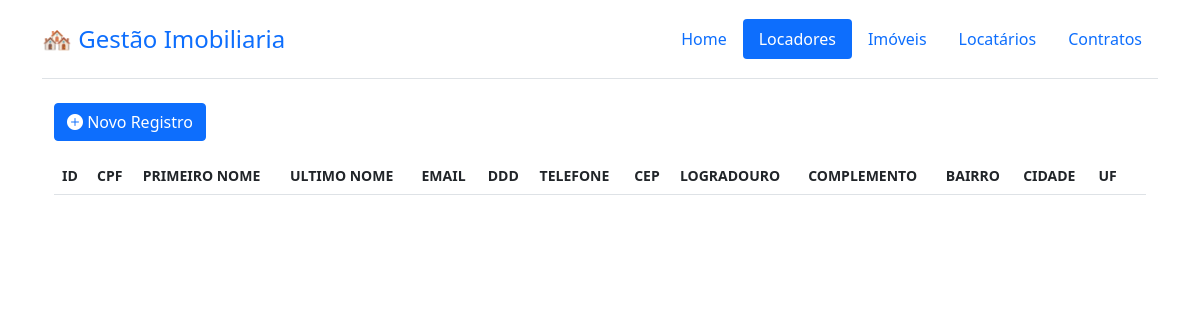
/locador/, run on an earlier commit of the app's database.
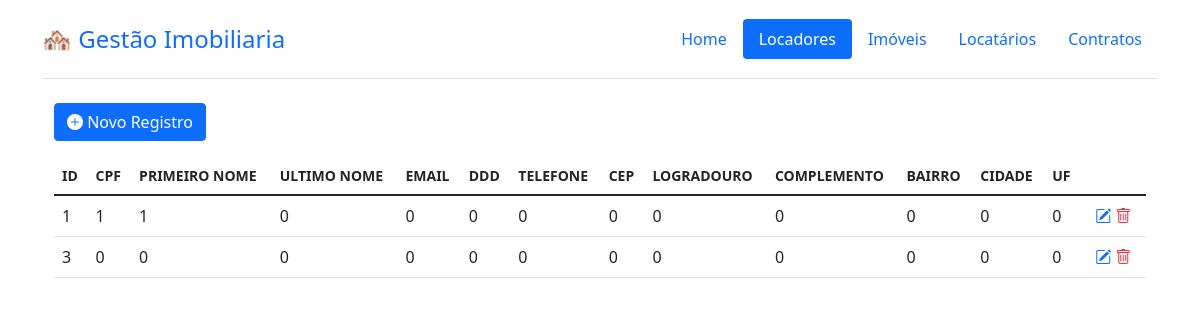
And on a later commit of the database.
### tables this page shows
CREATE TABLE `locador` (
	`id` integer primary key NOT NULL UNIQUE,
	`cpf` TEXT NOT NULL,
	`primeiro_nome` TEXT NOT NULL,
	`ultimo_nome` TEXT NOT NULL,
	`email` TEXT NOT NULL,
	`ddd` INTEGER NOT NULL,
	`telefone` TEXT NOT NULL,
	`cep` TEXT NOT NULL,
	`logradouro` TEXT NOT NULL,
	`complemento` TEXT,
	`bairro` TEXT NOT NULL,
	`cidade` INTEGER NOT NULL,
	`uf` INTEGER NOT NULL
);

### gestao_imobiliaria/views/locador.py (the view)
@locador.route("/locador/")
def locador_list():
    PAGE_TITLE = PAGE_NAME
    db = get_db()
    colunas = get_column_names(db, table="locador")
    dados = db.execute(
        """
        SELECT *
        FROM locador;
        """
    ).fetchall()
    if dados is None:
        dados = []
    return render_template(
        "list.html",
        dados=dados,
        colunas=colunas,
        page_title=PAGE_TITLE,
        blueprint=PAGE_NAME,
    )

### gestao_imobiliaria/db.py (called while the page is built)
def get_db():
    if "db" not in g:
        g.db = sqlite3.connect(
            os.getenv("DATABASE_URL"), detect_types=sqlite3.PARSE_DECLTYPES
        )
        g.db.row_factory = sqlite3.Row
    return g.db

### gestao_imobiliaria/views/utils.py (called while the page is built)
@cache
def get_column_names(db, table):
    cursor = db.execute(f"PRAGMA table_info({table})")
    colunas = [column[1] for column in cursor.fetchall()]
    for i in range(len(colunas)):
        colunas[i] = colunas[i].replace("id_", "")
        colunas[i] = colunas[i].replace("_", " ")
        colunas[i] = colunas[i].upper()
    return colunas

### gestao_imobiliaria/templates/list.html (shortened to what this page needs)
{% extends "base.html" %}
{% block content %}
  <div class="container justify-content-left w-100 position-relative">
    <div class="container-buttons text-start mb-3">
      <a href={{ url_for(blueprint +'.cadastro') }}
        <button type="button" class="btn btn-primary"><i class="bi bi-plus-circle-fill"></i> Novo Registro </button>
      </a>
    </div>
    <table class="table table-hover">
      <thead>
        <tr>
          {% for coluna in colunas %}
            <th scope="col" class="small">{{ coluna }}</th>
          {% endfor %}
          <th scope="col" class="w-auto"></th>
        </tr>
      </thead>
      <tbody>
        {% for dado in dados %}
          <tr>
            {% for value in dado %}
              <td>{{ value }}</td>
            {% endfor %}
            <td class="text-center">
              <a href="{{ url_for(blueprint +'.edit', id=dado.id) }}"><i class="bi bi-pencil-square"></i></a>
              <a href="{{ url_for(blueprint + '.delete', id=dado.id) }}"><i class="bi bi-trash text-danger"></i></a>
            </td>
          </tr>
        {% endfor %}
      </tbody>
    </table>
  </div>
{% endblock %}

### gestao_imobiliaria/templates/base.html (shortened to what this page needs)
<!doctype html>
<html lang="en">
    <head>
        <link href="https://cdn.jsdelivr.net/npm/bootstrap@5.1.3/dist/css/bootstrap.min.css" rel="stylesheet">
        <link rel="stylesheet" href="https://cdn.jsdelivr.net/npm/bootstrap-icons@1.11.3/font/bootstrap-icons.min.css">
    </head>
    <body>
        <div class="container">
            <nav class="d-flex flex-wrap align-items-center justify-content-between py-3 mb-4 border-bottom">
                <a class="navbar-brand" style="font-size: 1.5rem;" href="/">
                    <span class="fs-4">🏘️ Gestão Imobiliaria</span>
                </a>
                <ul class="nav nav-pills">
                    <li class="nav-item"><a href="/" class="nav-link {{ 'active' if page_title == 'home' else '' }}" aria-current="page">Home</a></li>
                    <li class="nav-item"><a href="/locador" class="nav-link {{ 'active' if page_title == 'locador' else '' }}">Locadores</a></li>
                    <li class="nav-item"><a href="/imovel" class="nav-link {{ 'active' if page_title == 'imovel' else '' }}">Imóveis</a></li>
                    <li class="nav-item"><a href="/locatario" class="nav-link {{ 'active' if page_title == 'locatario' else '' }}">Locatários</a></li>
                    <li class="nav-item"><a href="/contrato" class="nav-link {{ 'active' if page_title == 'contrato' else '' }}">Contratos</a></li>
                </ul>
            </nav>
        </div>
        <div class="container">
            {% block content %}{% endblock %}
        </div>
    </body>
</html>

### gestao_imobiliaria/templates/base.html (style rules this page uses)
.table td:last-child, .table th:last-child { width: 6%; }

What changed in the data, as far as the page shows it:
added locador: dado "1" "1" "1" "0" "0" "0" "0" "0" "0" "0" "0" "0" "0"
added locador: dado "3" "0" "0" "0" "0" "0" "0" "0" "0" "0" "0" "0" "0"
